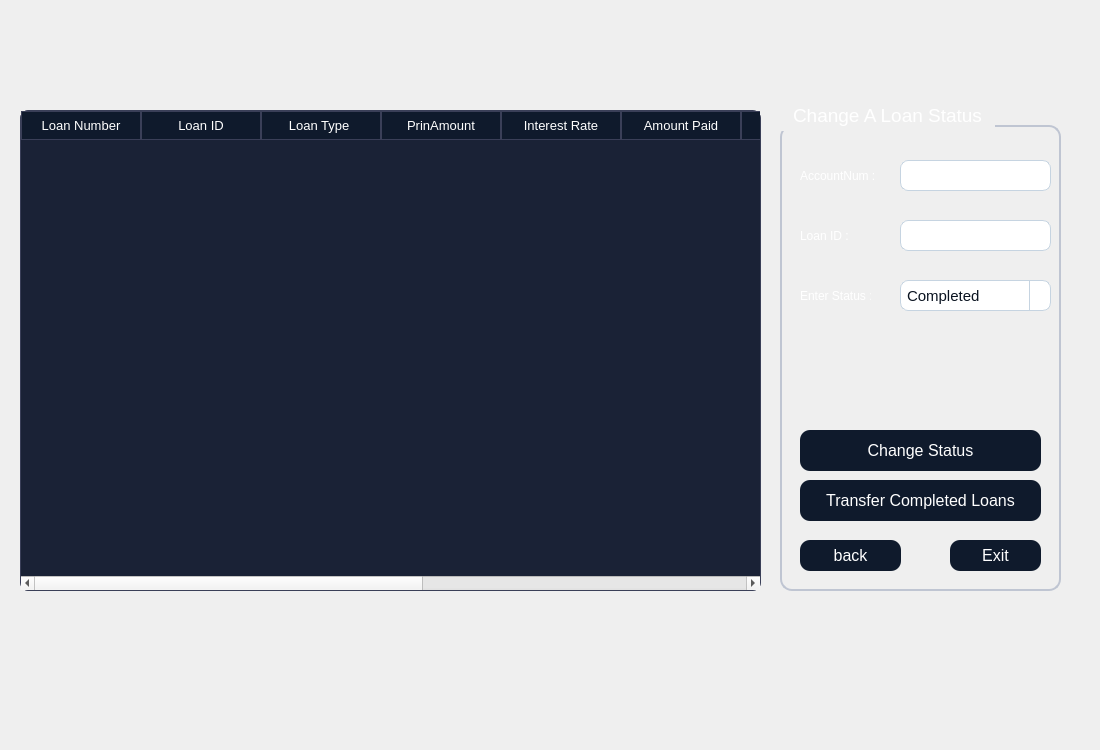
<?xml version="1.0" encoding="UTF-8"?>
<ui version="4.0">
 <class>loans1</class>
 <widget class="QDialog" name="loans1">
  <property name="geometry">
   <rect>
    <x>0</x>
    <y>0</y>
    <width>1100</width>
    <height>750</height>
   </rect>
  </property>
  <property name="windowTitle">
   <string>Dialog</string>
  </property>
  <property name="styleSheet">
   <string notr="true">QTableWidget {
    background-color: #1A2236;
    color: #FFFFFF;
    border: 1px solid #3A3F58;
    gridline-color: #3A3F58;
    font-family: &quot;Inter&quot;;
    font-size: 10pt;
    border-radius: 8px;
    selection-background-color: #0F5FFF;
    selection-color: #FFFFFF;
}

QHeaderView::section {
    background-color: #0F1A2C;
    color: #FFFFFF;
    border: 1px solid #3A3F58;
    padding: 4px;
    font-family: &quot;Montserrat SemiBold&quot;;
    font-size: 10pt;
}

QTableWidget::item:selected {
    background-color: #0F5FFF;
    color: #FFFFFF;
}
QGroupBox {
    border: 1.5px solid #BFC5D2;
    border-radius: 12px;
    margin-top: 25px;
    color: white;
    font-family: &quot;Segoe UI Semibold&quot;;
    font-size: 14pt;
}

QGroupBox::title {
    subcontrol-origin: margin;
    padding: 4px 10px;
}
QPushButton {
    background-color: #0F1A2C;
    color: #FFFFFF;
	border-color: rgb(0, 0, 0);
    border-radius: 10px;
    font-family: &quot;Montserrat SemiBold&quot;;
    font-size: 12pt;
    padding: 6px 12px;
}

QPushButton:hover {
    background-color: #1A2942;
}

QPushButton:pressed {
    background-color: #09111A;
}
QLineEdit {
    background-color: #FFFFFF;
    border: 1px solid #C6D4E1;
    border-radius: 8px;
    padding: 6px;
    color: #0A1320;
    font-family: &quot;Inter&quot;;
    font-size: 11pt;
}

QLineEdit:focus {
    border: 1px solid #00B4FF;
    background-color: #F8FBFF;
}
QComboBox {
    background-color: #FFFFFF;
    border: 1px solid #C6D4E1;
    border-radius: 8px;
    padding: 6px;
    color: #0A1320;
    font-family: &quot;Inter&quot;;
    font-size: 11pt;
}

QComboBox:focus {
    border: 1px solid #00B4FF;
    background-color: #F8FBFF;
}

QComboBox::drop-down {
    subcontrol-origin: padding;
    subcontrol-position: top right;
    width: 20px;
    border-left: 1px solid #C6D4E1;
}

QComboBox::down-arrow {
    
	image: url(:/new/prefix1/icon.png);
    width: 12px;
    height: 12px;
}
QDateEdit {
    background-color: #FFFFFF;
    border: 1px solid #C6D4E1;
    border-radius: 8px;
    padding: 6px;
    color: #0A1320;
    font-family: &quot;Inter&quot;;
    font-size: 11pt;
}

QDateEdit:focus {
    border: 1px solid #00B4FF;
    background-color: #F8FBFF;
}

QDateEdit::drop-down {
    subcontrol-origin: padding;
    subcontrol-position: top right;
    width: 20px;
    border-left: 1px solid #C6D4E1;
}

QDateEdit::down-arrow {
    image: url(:/new/prefix1/icon.png);
    width: 12px;
    height: 12px;
}
QDateEdit::up-arrow {
    
	image: url(:/new/prefix1/icon3.webp);
    width: 12px;
    height: 12px;
}

QTabWidget::pane {
    border: 1px solid #3A3F58;
    border-radius: 8px;
    background-color: #1A2236;
}

QTabBar::tab {
    background: #0F1A2C;
    color: #FFFFFF;
    border: 1px solid #3A3F58;
    border-bottom: none;
    border-top-left-radius: 8px;
    border-top-right-radius: 8px;
    padding: 8px 16px;
    font-family: &quot;Montserrat SemiBold&quot;;
    font-size: 10pt;
}

QTabBar::tab:selected {
    background: #0F5FFF;
    color: #FFFFFF;
}

QTabBar::tab:hover {
    background: #1A2942;
}</string>
  </property>
  <widget class="QLabel" name="label">
   <property name="geometry">
    <rect>
     <x>0</x>
     <y>0</y>
     <width>1100</width>
     <height>750</height>
    </rect>
   </property>
   <property name="styleSheet">
    <string notr="true">image: url(:/new/prefix1/bg.jpg);</string>
   </property>
   <property name="text">
    <string/>
   </property>
  </widget>
  <widget class="QGroupBox" name="groupBox">
   <property name="geometry">
    <rect>
     <x>780</x>
     <y>100</y>
     <width>281</width>
     <height>491</height>
    </rect>
   </property>
   <property name="title">
    <string>Change A Loan Status</string>
   </property>
   <widget class="QLabel" name="label_6">
    <property name="geometry">
     <rect>
      <x>20</x>
      <y>60</y>
      <width>111</width>
      <height>31</height>
     </rect>
    </property>
    <property name="styleSheet">
     <string notr="true">color: rgb(255, 255, 255);</string>
    </property>
    <property name="text">
     <string>AccountNum :</string>
    </property>
   </widget>
   <widget class="QLineEdit" name="le">
    <property name="geometry">
     <rect>
      <x>120</x>
      <y>60</y>
      <width>151</width>
      <height>31</height>
     </rect>
    </property>
   </widget>
   <widget class="QLabel" name="label_2">
    <property name="geometry">
     <rect>
      <x>20</x>
      <y>180</y>
      <width>71</width>
      <height>31</height>
     </rect>
    </property>
    <property name="styleSheet">
     <string notr="true">color: rgb(255, 255, 255);</string>
    </property>
    <property name="text">
     <string>Enter Status :</string>
    </property>
   </widget>
   <widget class="QComboBox" name="box">
    <property name="geometry">
     <rect>
      <x>120</x>
      <y>180</y>
      <width>151</width>
      <height>31</height>
     </rect>
    </property>
    <item>
     <property name="text">
      <string>Completed</string>
     </property>
    </item>
    <item>
     <property name="text">
      <string>Active</string>
     </property>
    </item>
    <item>
     <property name="text">
      <string>Overdue</string>
     </property>
    </item>
   </widget>
   <widget class="QPushButton" name="back">
    <property name="geometry">
     <rect>
      <x>20</x>
      <y>440</y>
      <width>101</width>
      <height>31</height>
     </rect>
    </property>
    <property name="text">
     <string>back</string>
    </property>
   </widget>
   <widget class="QPushButton" name="submit">
    <property name="geometry">
     <rect>
      <x>20</x>
      <y>330</y>
      <width>241</width>
      <height>41</height>
     </rect>
    </property>
    <property name="text">
     <string>Change Status</string>
    </property>
   </widget>
   <widget class="QPushButton" name="exit">
    <property name="geometry">
     <rect>
      <x>170</x>
      <y>440</y>
      <width>91</width>
      <height>31</height>
     </rect>
    </property>
    <property name="text">
     <string>Exit</string>
    </property>
   </widget>
   <widget class="QLabel" name="l2">
    <property name="geometry">
     <rect>
      <x>20</x>
      <y>240</y>
      <width>241</width>
      <height>51</height>
     </rect>
    </property>
    <property name="styleSheet">
     <string notr="true">color: rgb(170, 0, 0);
font: 700 14pt &quot;Segoe UI&quot;;</string>
    </property>
    <property name="text">
     <string/>
    </property>
   </widget>
   <widget class="QPushButton" name="del">
    <property name="geometry">
     <rect>
      <x>20</x>
      <y>380</y>
      <width>241</width>
      <height>41</height>
     </rect>
    </property>
    <property name="text">
     <string>Transfer Completed Loans</string>
    </property>
   </widget>
   <widget class="QLabel" name="label_3">
    <property name="geometry">
     <rect>
      <x>20</x>
      <y>120</y>
      <width>71</width>
      <height>31</height>
     </rect>
    </property>
    <property name="styleSheet">
     <string notr="true">color: rgb(255, 255, 255);</string>
    </property>
    <property name="text">
     <string>Loan ID :</string>
    </property>
   </widget>
   <widget class="QLineEdit" name="le2">
    <property name="geometry">
     <rect>
      <x>120</x>
      <y>120</y>
      <width>151</width>
      <height>31</height>
     </rect>
    </property>
   </widget>
  </widget>
  <widget class="QTableWidget" name="tableWidget">
   <property name="geometry">
    <rect>
     <x>20</x>
     <y>110</y>
     <width>741</width>
     <height>481</height>
    </rect>
   </property>
   <attribute name="horizontalHeaderDefaultSectionSize">
    <number>120</number>
   </attribute>
   <column>
    <property name="text">
     <string>Loan Number</string>
    </property>
   </column>
   <column>
    <property name="text">
     <string>Loan ID</string>
    </property>
   </column>
   <column>
    <property name="text">
     <string>Loan Type </string>
    </property>
   </column>
   <column>
    <property name="text">
     <string>PrinAmount</string>
    </property>
   </column>
   <column>
    <property name="text">
     <string>Interest Rate</string>
    </property>
   </column>
   <column>
    <property name="text">
     <string>Amount Paid</string>
    </property>
   </column>
   <column>
    <property name="text">
     <string>Remaining</string>
    </property>
   </column>
   <column>
    <property name="text">
     <string>Mon.Payment</string>
    </property>
   </column>
   <column>
    <property name="text">
     <string>Start Date</string>
    </property>
   </column>
   <column>
    <property name="text">
     <string>End Date</string>
    </property>
   </column>
   <column>
    <property name="text">
     <string>Loan Status</string>
    </property>
   </column>
  </widget>
  <widget class="QLabel" name="l">
   <property name="geometry">
    <rect>
     <x>130</x>
     <y>470</y>
     <width>591</width>
     <height>91</height>
    </rect>
   </property>
   <property name="text">
    <string/>
   </property>
  </widget>
 </widget>
 <resources/>
 <connections/>
</ui>
